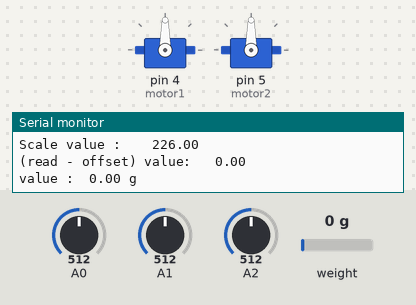
A sketch run on a simulated Arduino Uno, built with avr-gcc and run on an emulated ATmega328P. Parts: 2 × servo, the last lines printed to the serial monitor. The inputs (shaded band) are chosen by the test bench; at power-on: weight on the scale 0 g, A0 = 512, A1 = 512, A2 = 512.

Above: at 7.4 s.
7.5 s: weight on the scale set to 100 g
At 9.4 s:
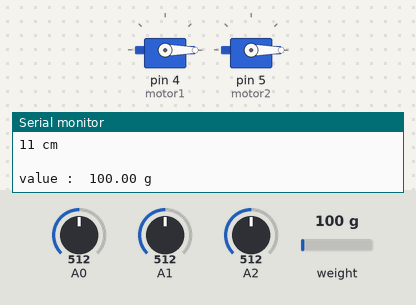
At 12.5 s:
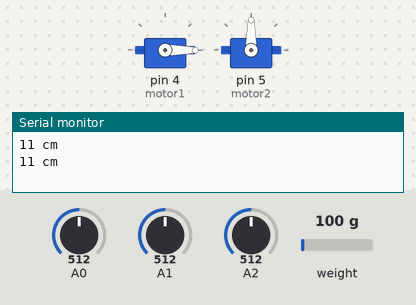
Timing chart, 0 to 20.3 s (numbered marks = the images above; inputs shaded):
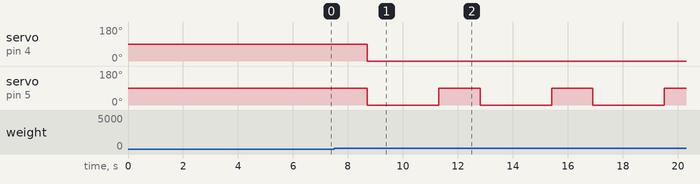

The sketch:

01.scale_roadcell.ino
```cpp
/*
* 엘레파츠 전자저울 예제 프로그램 - loadcell + HX711
* 사용 라이브러리 : https://github.com/bogde/HX711
*
* 아두이노 GPIO 연결
* loadcell / HX711 board
* Dout PIN : D2
* SCK PIN  : D3
*/

#include "HX711.h"
#include <Servo.h>
int motor1 = 4;
int motor2 = 5;
//int pos = 0;

int distance1 = 0; // 거리값을 저장할 변수
int distance2 = 0; // 거리값을 저장할 변수
int distance3 = 0; // 거리값을 저장할 변수

Servo servo1, servo2;

// HX711 circuit wiring
#define LOADCELL_DOUT_PIN         2
#define LOADCELL_SCK_PIN          3


// scale - 10Kg loadcell : 226 / 5kg loadcell : 372
// ADC 모듈에서 측정된 결과값을 (loadcellValue)값 당 1g으로 변환해 줌
float loadcellValue = 226.0;

HX711 scale;

void setup() {
	// put your setup code here, to run once:

 servo1.attach(motor1);
  servo2.attach(motor2);


	Serial.begin(115200);

	// 로드셀 HX711 보드 pin 설정
	scale.begin(LOADCELL_DOUT_PIN, LOADCELL_SCK_PIN);

	// 부팅 후 잠시 대기 (2초)
	delay(2000);

	// 측정값 1회 읽어오기
	Serial.print("read: \t\t\t");
	Serial.println(scale.read());

	delay(1000);

	// 스케일 설정
	scale.set_scale(loadcellValue);

	// 오프셋 설정(10회 측정 후 평균값 적용) - 저울 위에 아무것도 없는 상태를 0g으로 정하는 기준점 설정(저울 위에 아무것도 올려두지 않은 상태여야 합니다.)
	scale.tare(10);

	// 설정된 오프셋 및 스케일 값 확인
	Serial.print("Offset value :\t\t");
	Serial.println(scale.get_offset());
	Serial.print("Scale value :\t\t");
	Serial.println(scale.get_scale());

	// (read - offset) 값 확인 (scale 미적용)
	Serial.print("(read - offset) value: \t");
	Serial.println(scale.get_value());
	delay(2000);


}


/*
long microsecondsToInches(long microseconds)
{
// According to Parallax's datasheet for the PING))), there are
// 73.746 microseconds per inch
return microseconds / 74 / 2;
}
long microsecondsToCentimeters(long microseconds)
{
// The speed of sound is 340 m/s or 29 microseconds per centimeter.
// The ping travels out and back, so to find the distance of the
// object we take half of the distance travelled.
return microseconds / 29 / 2;
}
*/


void loop() {
	// put your main code here, to run repeatedly:

	// 오프셋 및 스케일이 적용된 측정값 출력 (5회 측정 평균값)
	Serial.print("value :\t");
  float scaleResult = scale.get_units(5);
	Serial.print(scaleResult, 2);    // 5회 측정 평균값, 소수점 아래 2자리 출력
	Serial.println(" g");
	delay(1000);  // 1초 대기

  int volt1 = map(analogRead(A0), 0, 1023, 0, 5000); // 0~1023 사이 값을 갖는 아날로그 신호값을  //  0~5000 (5V) 사이 값으로 변환
  int volt2 = map(analogRead(A1), 0, 1023, 0, 5000);
  int volt3 = map(analogRead(A2), 0, 1023, 0, 5000);

  distance1 = (27.61 / (volt1 - 0.1696)) * 1000; // 읽어들인 Voltage 값을 거리값(단위: cm)로 변환하는 공
  distance2 = (27.61 / (volt2 - 0.1696)) * 1000;
  distance3 = (27.61 / (volt3 - 0.1696)) * 1000;

  Serial.print(distance1);  //거리값을 시리얼모니터로 출력해줍니다.
  Serial.print(" cm \n");
  Serial.print(distance2);  //거리값을 시리얼모니터로 출력해줍니다.
  Serial.print(" cm \n");
  Serial.print(distance3);  //거리값을 시리얼모니터로 출력해줍니다.
  Serial.print(" cm \n \n");
  delay(1000);


    if(scaleResult < 40 && scaleResult > 20)
    {
      servo1.write(90);
      delay(1500);
      servo1.write(0);
      Serial.println("can");
      delay(100);
    }


    else if( scaleResult > 40){
      servo2.write(90);
      delay(1500);
      servo2.write(0);
      Serial.println("plastic");
      delay(100);
    }

    else if( scaleResult < 20){
      servo1.write(0);
      servo2.write(0);
      delay(100);
    }


}
```

Measured:
- by itself, servo on pin 5 (motor2): alternates 90° for 1.5 s and 0° for 2.6 s
